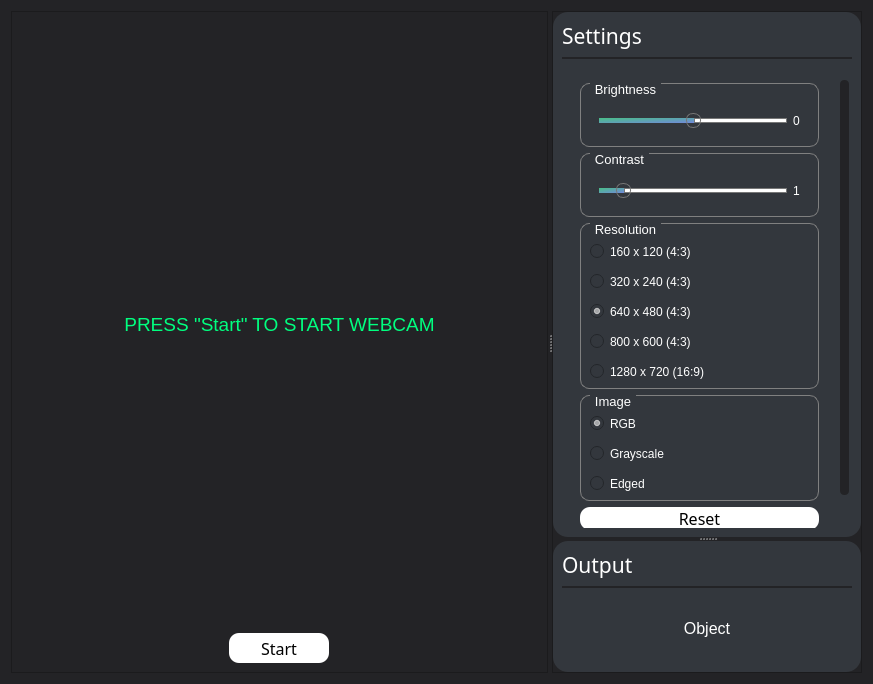
<?xml version="1.0" encoding="UTF-8"?>
<ui version="4.0">
 <class>MainPage</class>
 <widget class="QWidget" name="MainPage">
  <property name="geometry">
   <rect>
    <x>0</x>
    <y>0</y>
    <width>873</width>
    <height>684</height>
   </rect>
  </property>
  <property name="windowTitle">
   <string>Form</string>
  </property>
  <property name="styleSheet">
   <string notr="true">*
{
	background-color: rgb(35, 35, 38);
}

/* VERTICAL SCROLLBAR */
QScrollBar:vertical
 {
     background-color: red;
     width: 15px;
     margin: 15px 3px 15px 3px;
     border: 1px transparent #2A2929;
     border-radius: 4px;
 }

/*  HANDLE BAR VERTICAL */
 QScrollBar::handle:vertical
 {
     background-color: rgb(35, 35, 38);         /* Handle color */
     min-height: 5px;
     border-radius: 4px;
 }

QScrollBar::handle:vertical:hover{	
	background-color: #0D0D0D;
}
QScrollBar::handle:vertical:pressed {	
	background-color: #0D0D0D;
}

 QScrollBar::up-arrow:vertical, QScrollBar::down-arrow:vertical
 {
     background: none;
 }


 QScrollBar::add-page:vertical, QScrollBar::sub-page:vertical
 {
     background: none;
 }

/* Disable top and bottom arrows*/
QScrollBar::add-line:vertical {
      border: none;
      background: none;
}

QScrollBar::sub-line:vertical {
      border: none;
      background: none;
}


/*Slider*/


/*
QSlider::groove:horizontal { 
	background-color: black;
	border: 0px solid; 
	height: 5px; 
	border-radius: 4px;
}

QSlider::handle:horizontal { 
	background-color: white; 
	border: 2px solid; 
	width: 10px; 
	height: 20px; 
	line-height: 20px; 
	margin-top: -5px; 
	margin-bottom: -5px; 
	border-radius: 7px; 
}
*/

QSlider::groove:horizontal {
	background: white;
	height: 5px;
}

QSlider::sub-page:horizontal {
background: qlineargradient(x1: 0, y1: 0, x2: 1, y2: 1, stop: 0 #49BF88, stop: 1 #7289DA);
border: 0px solid #777;
height: 10px;
border-radius: 7px;
}

QSlider::add-page:horizontal {
background: #fff;
border: 1px solid #777;
height: 10px;
border-radius: 7px;
}

QSlider::handle:horizontal {
background: qlineargradient(x1:0, y1:0, x2:1, y2:1,
    stop:0 #eee, stop:1 #ccc);
border: 1px solid #777;
width: 13px;
margin-top: -5px;
margin-bottom: -5px;
border-radius: 7px;
}

QSlider::handle:horizontal:hover {
background: qlineargradient(x1:0, y1:0, x2:1, y2:1,
    stop:0 #fff, stop:1 #ddd);
border: 1px solid #444;
border-radius: 7px;
}

QSlider::sub-page:horizontal:disabled {
background: #bbb;
border-color: #999;
}

QSlider::add-page:horizontal:disabled {
background: #eee;
border-color: #999;
}

QSlider::handle:horizontal:disabled {
background: #eee;
border: 1px solid #aaa;
border-radius: 7px;
}


/*Buttons*/

QPushButton{
	background-color: white;
	border-radius: 10;
}

QPushButton:pressed {	
	background-color: #bcbcbc;
}</string>
  </property>
  <layout class="QVBoxLayout" name="verticalLayout_12">
   <item>
    <widget class="QSplitter" name="Splitter_frame">
     <property name="orientation">
      <enum>Qt::Horizontal</enum>
     </property>
     <widget class="QFrame" name="cameraFrame">
      <property name="enabled">
       <bool>true</bool>
      </property>
      <property name="sizePolicy">
       <sizepolicy hsizetype="Preferred" vsizetype="Preferred">
        <horstretch>0</horstretch>
        <verstretch>0</verstretch>
       </sizepolicy>
      </property>
      <property name="maximumSize">
       <size>
        <width>16777215</width>
        <height>16777215</height>
       </size>
      </property>
      <property name="styleSheet">
       <string notr="true"/>
      </property>
      <property name="frameShape">
       <enum>QFrame::StyledPanel</enum>
      </property>
      <property name="frameShadow">
       <enum>QFrame::Raised</enum>
      </property>
      <layout class="QVBoxLayout" name="verticalLayout">
       <item>
        <widget class="QLabel" name="image_label">
         <property name="enabled">
          <bool>true</bool>
         </property>
         <property name="sizePolicy">
          <sizepolicy hsizetype="Preferred" vsizetype="Preferred">
           <horstretch>0</horstretch>
           <verstretch>0</verstretch>
          </sizepolicy>
         </property>
         <property name="minimumSize">
          <size>
           <width>1</width>
           <height>1</height>
          </size>
         </property>
         <property name="font">
          <font>
           <family>Segoe UI</family>
           <pointsize>14</pointsize>
          </font>
         </property>
         <property name="autoFillBackground">
          <bool>false</bool>
         </property>
         <property name="styleSheet">
          <string notr="true">color: rgb(0, 255, 127)</string>
         </property>
         <property name="text">
          <string>PRESS &quot;Start&quot; TO START WEBCAM</string>
         </property>
         <property name="scaledContents">
          <bool>false</bool>
         </property>
         <property name="alignment">
          <set>Qt::AlignCenter</set>
         </property>
         <property name="wordWrap">
          <bool>false</bool>
         </property>
         <property name="margin">
          <number>0</number>
         </property>
        </widget>
       </item>
       <item alignment="Qt::AlignHCenter">
        <widget class="QPushButton" name="Button_startCam">
         <property name="sizePolicy">
          <sizepolicy hsizetype="Fixed" vsizetype="Fixed">
           <horstretch>0</horstretch>
           <verstretch>0</verstretch>
          </sizepolicy>
         </property>
         <property name="minimumSize">
          <size>
           <width>100</width>
           <height>30</height>
          </size>
         </property>
         <property name="font">
          <font>
           <family>Rockwell</family>
           <pointsize>12</pointsize>
           <weight>50</weight>
           <bold>false</bold>
          </font>
         </property>
         <property name="layoutDirection">
          <enum>Qt::LeftToRight</enum>
         </property>
         <property name="styleSheet">
          <string notr="true"/>
         </property>
         <property name="text">
          <string>Start</string>
         </property>
        </widget>
       </item>
      </layout>
     </widget>
     <widget class="QFrame" name="sidePanel">
      <property name="enabled">
       <bool>true</bool>
      </property>
      <property name="sizePolicy">
       <sizepolicy hsizetype="Preferred" vsizetype="Preferred">
        <horstretch>0</horstretch>
        <verstretch>0</verstretch>
       </sizepolicy>
      </property>
      <property name="minimumSize">
       <size>
        <width>300</width>
        <height>0</height>
       </size>
      </property>
      <property name="maximumSize">
       <size>
        <width>16777215</width>
        <height>16777215</height>
       </size>
      </property>
      <property name="styleSheet">
       <string notr="true"/>
      </property>
      <property name="frameShape">
       <enum>QFrame::StyledPanel</enum>
      </property>
      <property name="frameShadow">
       <enum>QFrame::Raised</enum>
      </property>
      <layout class="QVBoxLayout" name="verticalLayout_2">
       <property name="spacing">
        <number>6</number>
       </property>
       <property name="leftMargin">
        <number>0</number>
       </property>
       <property name="topMargin">
        <number>0</number>
       </property>
       <property name="rightMargin">
        <number>0</number>
       </property>
       <property name="bottomMargin">
        <number>0</number>
       </property>
       <item>
        <widget class="QSplitter" name="Splitter_sidePanel">
         <property name="enabled">
          <bool>true</bool>
         </property>
         <property name="sizePolicy">
          <sizepolicy hsizetype="Preferred" vsizetype="Expanding">
           <horstretch>0</horstretch>
           <verstretch>0</verstretch>
          </sizepolicy>
         </property>
         <property name="orientation">
          <enum>Qt::Vertical</enum>
         </property>
         <widget class="QFrame" name="settingsFrame">
          <property name="sizePolicy">
           <sizepolicy hsizetype="Minimum" vsizetype="Preferred">
            <horstretch>0</horstretch>
            <verstretch>0</verstretch>
           </sizepolicy>
          </property>
          <property name="styleSheet">
           <string notr="true">background-color:rgb(51, 55, 61); border-radius: 15px;</string>
          </property>
          <property name="frameShape">
           <enum>QFrame::StyledPanel</enum>
          </property>
          <property name="frameShadow">
           <enum>QFrame::Raised</enum>
          </property>
          <layout class="QVBoxLayout" name="verticalLayout_3">
           <item>
            <widget class="QLabel" name="label">
             <property name="sizePolicy">
              <sizepolicy hsizetype="Ignored" vsizetype="Maximum">
               <horstretch>0</horstretch>
               <verstretch>0</verstretch>
              </sizepolicy>
             </property>
             <property name="font">
              <font>
               <family>Rockwell</family>
               <pointsize>16</pointsize>
              </font>
             </property>
             <property name="styleSheet">
              <string notr="true">color: white;</string>
             </property>
             <property name="text">
              <string>Settings</string>
             </property>
             <property name="alignment">
              <set>Qt::AlignLeading|Qt::AlignLeft|Qt::AlignVCenter</set>
             </property>
            </widget>
           </item>
           <item>
            <widget class="Line" name="line_2">
             <property name="maximumSize">
              <size>
               <width>16777215</width>
               <height>2</height>
              </size>
             </property>
             <property name="styleSheet">
              <string notr="true">background-color: rgb(35, 35, 38)</string>
             </property>
             <property name="orientation">
              <enum>Qt::Horizontal</enum>
             </property>
            </widget>
           </item>
           <item>
            <widget class="QScrollArea" name="scrollArea">
             <property name="sizePolicy">
              <sizepolicy hsizetype="Expanding" vsizetype="Preferred">
               <horstretch>0</horstretch>
               <verstretch>0</verstretch>
              </sizepolicy>
             </property>
             <property name="minimumSize">
              <size>
               <width>0</width>
               <height>0</height>
              </size>
             </property>
             <property name="maximumSize">
              <size>
               <width>16777215</width>
               <height>16777215</height>
              </size>
             </property>
             <property name="autoFillBackground">
              <bool>false</bool>
             </property>
             <property name="styleSheet">
              <string notr="true"/>
             </property>
             <property name="verticalScrollBarPolicy">
              <enum>Qt::ScrollBarAsNeeded</enum>
             </property>
             <property name="horizontalScrollBarPolicy">
              <enum>Qt::ScrollBarAlwaysOff</enum>
             </property>
             <property name="widgetResizable">
              <bool>true</bool>
             </property>
             <property name="alignment">
              <set>Qt::AlignLeading|Qt::AlignLeft|Qt::AlignTop</set>
             </property>
             <widget class="QWidget" name="scrollAreaWidgetContents">
              <property name="geometry">
               <rect>
                <x>0</x>
                <y>0</y>
                <width>273</width>
                <height>546</height>
               </rect>
              </property>
              <layout class="QVBoxLayout" name="verticalLayout_4">
               <item alignment="Qt::AlignTop">
                <widget class="QFrame" name="frame_2">
                 <property name="minimumSize">
                  <size>
                   <width>0</width>
                   <height>0</height>
                  </size>
                 </property>
                 <property name="maximumSize">
                  <size>
                   <width>16777215</width>
                   <height>16777215</height>
                  </size>
                 </property>
                 <property name="frameShape">
                  <enum>QFrame::StyledPanel</enum>
                 </property>
                 <property name="frameShadow">
                  <enum>QFrame::Raised</enum>
                 </property>
                 <layout class="QVBoxLayout" name="verticalLayout_5">
                  <property name="leftMargin">
                   <number>9</number>
                  </property>
                  <item>
                   <widget class="QGroupBox" name="groupBox_3">
                    <property name="sizePolicy">
                     <sizepolicy hsizetype="Preferred" vsizetype="Preferred">
                      <horstretch>0</horstretch>
                      <verstretch>0</verstretch>
                     </sizepolicy>
                    </property>
                    <property name="minimumSize">
                     <size>
                      <width>0</width>
                      <height>0</height>
                     </size>
                    </property>
                    <property name="maximumSize">
                     <size>
                      <width>16777215</width>
                      <height>16777215</height>
                     </size>
                    </property>
                    <property name="font">
                     <font>
                      <pointsize>10</pointsize>
                     </font>
                    </property>
                    <property name="autoFillBackground">
                     <bool>false</bool>
                    </property>
                    <property name="styleSheet">
                     <string notr="true">
QGroupBox {
    border: 1px solid gray;
    border-radius: 9px;
    margin-top: 0.5em;
}

QGroupBox::title {
	color: white;
	subcontrol-origin: margin;
    left: 10px;
    padding: -3 3px 0 3px;
}</string>
                    </property>
                    <property name="title">
                     <string>Brightness</string>
                    </property>
                    <property name="alignment">
                     <set>Qt::AlignLeading|Qt::AlignLeft|Qt::AlignTop</set>
                    </property>
                    <property name="flat">
                     <bool>false</bool>
                    </property>
                    <property name="checkable">
                     <bool>false</bool>
                    </property>
                    <layout class="QVBoxLayout" name="verticalLayout_7">
                     <property name="spacing">
                      <number>15</number>
                     </property>
                     <property name="sizeConstraint">
                      <enum>QLayout::SetDefaultConstraint</enum>
                     </property>
                     <property name="leftMargin">
                      <number>9</number>
                     </property>
                     <property name="topMargin">
                      <number>20</number>
                     </property>
                     <item>
                      <widget class="QFrame" name="frame_3">
                       <property name="layoutDirection">
                        <enum>Qt::RightToLeft</enum>
                       </property>
                       <property name="frameShape">
                        <enum>QFrame::StyledPanel</enum>
                       </property>
                       <property name="frameShadow">
                        <enum>QFrame::Raised</enum>
                       </property>
                       <layout class="QFormLayout" name="formLayout_2">
                        <item row="1" column="0">
                         <widget class="QLabel" name="Label_brightnessValue">
                          <property name="styleSheet">
                           <string notr="true">color: white;</string>
                          </property>
                          <property name="text">
                           <string>0</string>
                          </property>
                         </widget>
                        </item>
                        <item row="1" column="1">
                         <widget class="QSlider" name="Slider_brightness">
                          <property name="layoutDirection">
                           <enum>Qt::LeftToRight</enum>
                          </property>
                          <property name="styleSheet">
                           <string notr="true"/>
                          </property>
                          <property name="minimum">
                           <number>-255</number>
                          </property>
                          <property name="maximum">
                           <number>255</number>
                          </property>
                          <property name="pageStep">
                           <number>1</number>
                          </property>
                          <property name="value">
                           <number>0</number>
                          </property>
                          <property name="sliderPosition">
                           <number>0</number>
                          </property>
                          <property name="orientation">
                           <enum>Qt::Horizontal</enum>
                          </property>
                          <property name="invertedAppearance">
                           <bool>false</bool>
                          </property>
                          <property name="invertedControls">
                           <bool>false</bool>
                          </property>
                          <property name="tickPosition">
                           <enum>QSlider::NoTicks</enum>
                          </property>
                          <property name="tickInterval">
                           <number>1</number>
                          </property>
                         </widget>
                        </item>
                       </layout>
                      </widget>
                     </item>
                    </layout>
                   </widget>
                  </item>
                  <item>
                   <widget class="QGroupBox" name="groupBox_4">
                    <property name="sizePolicy">
                     <sizepolicy hsizetype="Preferred" vsizetype="Preferred">
                      <horstretch>0</horstretch>
                      <verstretch>0</verstretch>
                     </sizepolicy>
                    </property>
                    <property name="minimumSize">
                     <size>
                      <width>0</width>
                      <height>0</height>
                     </size>
                    </property>
                    <property name="maximumSize">
                     <size>
                      <width>16777215</width>
                      <height>16777215</height>
                     </size>
                    </property>
                    <property name="font">
                     <font>
                      <pointsize>10</pointsize>
                     </font>
                    </property>
                    <property name="autoFillBackground">
                     <bool>false</bool>
                    </property>
                    <property name="styleSheet">
                     <string notr="true">
QGroupBox {
    border: 1px solid gray;
    border-radius: 9px;
    margin-top: 0.5em;
}

QGroupBox::title {
	color: white;
	subcontrol-origin: margin;
    left: 10px;
    padding: -3 3px 0 3px;
}</string>
                    </property>
                    <property name="title">
                     <string>Contrast</string>
                    </property>
                    <property name="alignment">
                     <set>Qt::AlignLeading|Qt::AlignLeft|Qt::AlignTop</set>
                    </property>
                    <property name="flat">
                     <bool>false</bool>
                    </property>
                    <property name="checkable">
                     <bool>false</bool>
                    </property>
                    <layout class="QVBoxLayout" name="verticalLayout_8">
                     <property name="spacing">
                      <number>15</number>
                     </property>
                     <property name="sizeConstraint">
                      <enum>QLayout::SetDefaultConstraint</enum>
                     </property>
                     <property name="leftMargin">
                      <number>9</number>
                     </property>
                     <property name="topMargin">
                      <number>20</number>
                     </property>
                     <item>
                      <widget class="QFrame" name="frame_4">
                       <property name="layoutDirection">
                        <enum>Qt::RightToLeft</enum>
                       </property>
                       <property name="frameShape">
                        <enum>QFrame::StyledPanel</enum>
                       </property>
                       <property name="frameShadow">
                        <enum>QFrame::Raised</enum>
                       </property>
                       <layout class="QFormLayout" name="formLayout_3">
                        <item row="1" column="0">
                         <widget class="QLabel" name="Label_contrastValue">
                          <property name="styleSheet">
                           <string notr="true">color: white;</string>
                          </property>
                          <property name="text">
                           <string>1</string>
                          </property>
                         </widget>
                        </item>
                        <item row="1" column="1">
                         <widget class="QSlider" name="Slider_contrast">
                          <property name="layoutDirection">
                           <enum>Qt::LeftToRight</enum>
                          </property>
                          <property name="styleSheet">
                           <string notr="true"/>
                          </property>
                          <property name="minimum">
                           <number>0</number>
                          </property>
                          <property name="maximum">
                           <number>100</number>
                          </property>
                          <property name="pageStep">
                           <number>1</number>
                          </property>
                          <property name="value">
                           <number>10</number>
                          </property>
                          <property name="sliderPosition">
                           <number>10</number>
                          </property>
                          <property name="tracking">
                           <bool>true</bool>
                          </property>
                          <property name="orientation">
                           <enum>Qt::Horizontal</enum>
                          </property>
                          <property name="invertedAppearance">
                           <bool>false</bool>
                          </property>
                          <property name="invertedControls">
                           <bool>false</bool>
                          </property>
                          <property name="tickPosition">
                           <enum>QSlider::NoTicks</enum>
                          </property>
                          <property name="tickInterval">
                           <number>1</number>
                          </property>
                         </widget>
                        </item>
                       </layout>
                      </widget>
                     </item>
                    </layout>
                   </widget>
                  </item>
                  <item>
                   <widget class="QGroupBox" name="groupBox">
                    <property name="font">
                     <font>
                      <pointsize>10</pointsize>
                     </font>
                    </property>
                    <property name="styleSheet">
                     <string notr="true">
QGroupBox {
    border: 1px solid gray;
    border-radius: 9px;
    margin-top: 0.5em;
}

QGroupBox::title {
	color: white;
	subcontrol-origin: margin;
    left: 10px;
    padding: -3 3px 0 3px;
}</string>
                    </property>
                    <property name="title">
                     <string>Resolution</string>
                    </property>
                    <layout class="QVBoxLayout" name="verticalLayout_11">
                     <property name="spacing">
                      <number>15</number>
                     </property>
                     <property name="topMargin">
                      <number>20</number>
                     </property>
                     <item>
                      <widget class="QRadioButton" name="radioButton_res_0">
                       <property name="styleSheet">
                        <string notr="true">color: white;</string>
                       </property>
                       <property name="text">
                        <string>160 x 120 (4:3) </string>
                       </property>
                      </widget>
                     </item>
                     <item>
                      <widget class="QRadioButton" name="radioButton_res_1">
                       <property name="styleSheet">
                        <string notr="true">color: white;</string>
                       </property>
                       <property name="text">
                        <string>320 x 240 (4:3)</string>
                       </property>
                      </widget>
                     </item>
                     <item>
                      <widget class="QRadioButton" name="radioButton_res_2">
                       <property name="styleSheet">
                        <string notr="true">color:white;</string>
                       </property>
                       <property name="text">
                        <string>640 x 480 (4:3)</string>
                       </property>
                       <property name="checked">
                        <bool>true</bool>
                       </property>
                      </widget>
                     </item>
                     <item>
                      <widget class="QRadioButton" name="radioButton_res_3">
                       <property name="styleSheet">
                        <string notr="true">color: white;</string>
                       </property>
                       <property name="text">
                        <string>800 x 600 (4:3) </string>
                       </property>
                      </widget>
                     </item>
                     <item>
                      <widget class="QRadioButton" name="radioButton_res_4">
                       <property name="styleSheet">
                        <string notr="true">color:white;</string>
                       </property>
                       <property name="text">
                        <string>1280 x 720 (16:9)</string>
                       </property>
                      </widget>
                     </item>
                    </layout>
                   </widget>
                  </item>
                  <item>
                   <widget class="QGroupBox" name="groupBox_2">
                    <property name="sizePolicy">
                     <sizepolicy hsizetype="Preferred" vsizetype="Preferred">
                      <horstretch>0</horstretch>
                      <verstretch>0</verstretch>
                     </sizepolicy>
                    </property>
                    <property name="minimumSize">
                     <size>
                      <width>0</width>
                      <height>0</height>
                     </size>
                    </property>
                    <property name="maximumSize">
                     <size>
                      <width>16777215</width>
                      <height>16777215</height>
                     </size>
                    </property>
                    <property name="font">
                     <font>
                      <pointsize>10</pointsize>
                     </font>
                    </property>
                    <property name="autoFillBackground">
                     <bool>false</bool>
                    </property>
                    <property name="styleSheet">
                     <string notr="true">
QGroupBox {
    border: 1px solid gray;
    border-radius: 9px;
    margin-top: 0.5em;
}

QGroupBox::title {
	color: white;
	subcontrol-origin: margin;
    left: 10px;
    padding: -3 3px 0 3px;
}</string>
                    </property>
                    <property name="title">
                     <string>Image</string>
                    </property>
                    <property name="alignment">
                     <set>Qt::AlignLeading|Qt::AlignLeft|Qt::AlignTop</set>
                    </property>
                    <property name="flat">
                     <bool>false</bool>
                    </property>
                    <property name="checkable">
                     <bool>false</bool>
                    </property>
                    <layout class="QVBoxLayout" name="verticalLayout_6">
                     <property name="spacing">
                      <number>15</number>
                     </property>
                     <property name="sizeConstraint">
                      <enum>QLayout::SetDefaultConstraint</enum>
                     </property>
                     <property name="leftMargin">
                      <number>9</number>
                     </property>
                     <property name="topMargin">
                      <number>20</number>
                     </property>
                     <item>
                      <widget class="QRadioButton" name="radioButton_RGB">
                       <property name="sizePolicy">
                        <sizepolicy hsizetype="Preferred" vsizetype="Preferred">
                         <horstretch>0</horstretch>
                         <verstretch>0</verstretch>
                        </sizepolicy>
                       </property>
                       <property name="styleSheet">
                        <string notr="true">color:white;</string>
                       </property>
                       <property name="text">
                        <string>RGB</string>
                       </property>
                       <property name="checked">
                        <bool>true</bool>
                       </property>
                      </widget>
                     </item>
                     <item>
                      <widget class="QRadioButton" name="radioButton_Grayscale">
                       <property name="sizePolicy">
                        <sizepolicy hsizetype="Preferred" vsizetype="Fixed">
                         <horstretch>0</horstretch>
                         <verstretch>0</verstretch>
                        </sizepolicy>
                       </property>
                       <property name="styleSheet">
                        <string notr="true">color:white;</string>
                       </property>
                       <property name="text">
                        <string>Grayscale</string>
                       </property>
                      </widget>
                     </item>
                     <item>
                      <widget class="QRadioButton" name="radioButton_Edged">
                       <property name="styleSheet">
                        <string notr="true">color:white;</string>
                       </property>
                       <property name="text">
                        <string>Edged</string>
                       </property>
                      </widget>
                     </item>
                    </layout>
                   </widget>
                  </item>
                  <item>
                   <widget class="QPushButton" name="Button_reset">
                    <property name="font">
                     <font>
                      <family>Rockwell</family>
                      <pointsize>12</pointsize>
                     </font>
                    </property>
                    <property name="styleSheet">
                     <string notr="true">/*Buttons*/

QPushButton{
	background-color: white;
	border-radius: 10;
}

QPushButton:pressed {	
	background-color: #bcbcbc;
}</string>
                    </property>
                    <property name="text">
                     <string>Reset</string>
                    </property>
                   </widget>
                  </item>
                 </layout>
                </widget>
               </item>
              </layout>
             </widget>
            </widget>
           </item>
          </layout>
         </widget>
         <widget class="QFrame" name="outputFrame">
          <property name="styleSheet">
           <string notr="true">background-color:rgb(51, 55, 61); border-radius: 15px;</string>
          </property>
          <property name="frameShape">
           <enum>QFrame::StyledPanel</enum>
          </property>
          <property name="frameShadow">
           <enum>QFrame::Raised</enum>
          </property>
          <layout class="QVBoxLayout" name="verticalLayout_9">
           <item>
            <widget class="QLabel" name="label_2">
             <property name="sizePolicy">
              <sizepolicy hsizetype="Ignored" vsizetype="Maximum">
               <horstretch>0</horstretch>
               <verstretch>0</verstretch>
              </sizepolicy>
             </property>
             <property name="font">
              <font>
               <family>Rockwell</family>
               <pointsize>16</pointsize>
              </font>
             </property>
             <property name="styleSheet">
              <string notr="true">color: white;</string>
             </property>
             <property name="text">
              <string>Output</string>
             </property>
             <property name="alignment">
              <set>Qt::AlignLeading|Qt::AlignLeft|Qt::AlignVCenter</set>
             </property>
            </widget>
           </item>
           <item>
            <widget class="Line" name="line">
             <property name="maximumSize">
              <size>
               <width>16777215</width>
               <height>2</height>
              </size>
             </property>
             <property name="styleSheet">
              <string notr="true">background-color: rgb(35, 35, 38)</string>
             </property>
             <property name="orientation">
              <enum>Qt::Horizontal</enum>
             </property>
            </widget>
           </item>
           <item>
            <widget class="QFrame" name="frame">
             <property name="frameShape">
              <enum>QFrame::StyledPanel</enum>
             </property>
             <property name="frameShadow">
              <enum>QFrame::Raised</enum>
             </property>
             <layout class="QVBoxLayout" name="verticalLayout_10">
              <item>
               <widget class="QLabel" name="Label_object">
                <property name="font">
                 <font>
                  <pointsize>12</pointsize>
                 </font>
                </property>
                <property name="styleSheet">
                 <string notr="true">color: white;</string>
                </property>
                <property name="text">
                 <string>Object</string>
                </property>
                <property name="alignment">
                 <set>Qt::AlignCenter</set>
                </property>
               </widget>
              </item>
             </layout>
            </widget>
           </item>
          </layout>
         </widget>
        </widget>
       </item>
      </layout>
     </widget>
    </widget>
   </item>
  </layout>
 </widget>
 <resources/>
 <connections/>
</ui>
